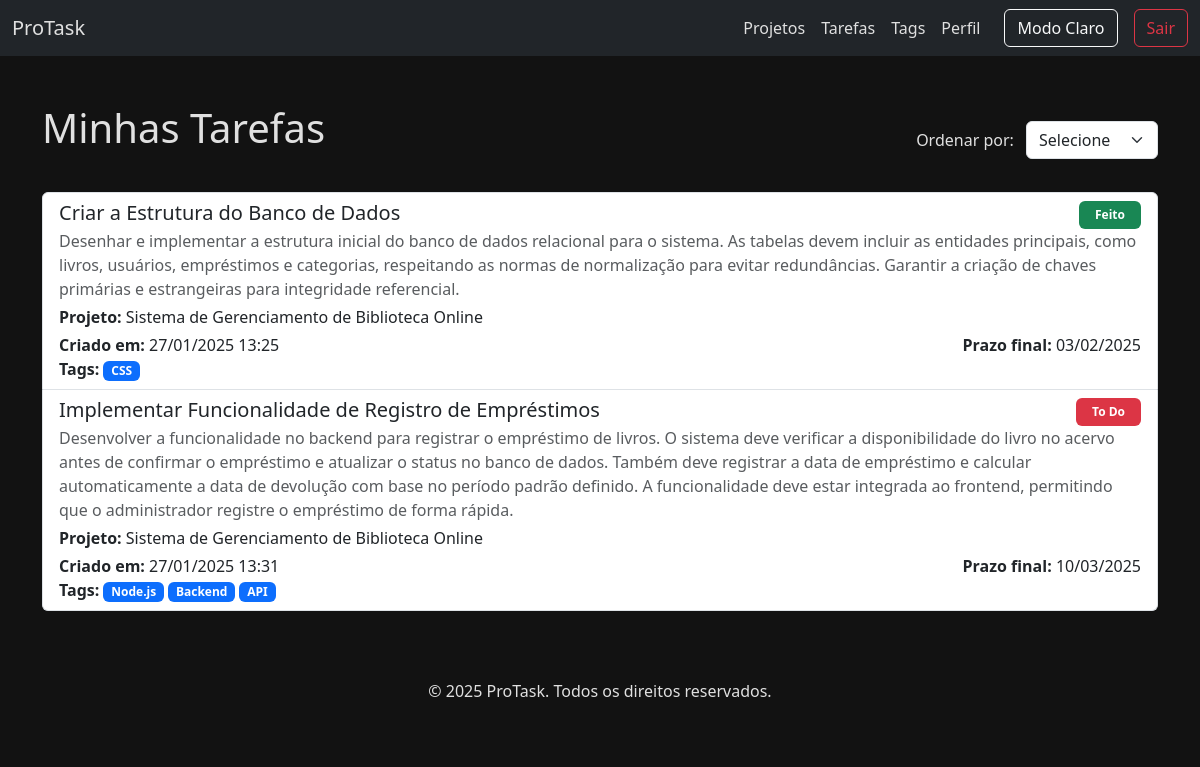
/tarefas (signed in), run on the app's committed database.
### controle_tarefa/models.py (models this page shows, shortened)
class Tarefa(models.Model):
    STATUS = [
        ('To Do', 'todo'),
        ('Em andamento', 'em_andamento'),
        ('Feito', 'feito'),
    ]
    titulo = models.CharField(max_length=200)
    descricao = models.TextField(blank=True, null=True)
    projeto = models.ForeignKey(Projeto, on_delete=models.CASCADE, related_name='tarefas')
    atribuido_a = models.ForeignKey(User, on_delete=models.SET_NULL, null=True, blank=True, related_name='tarefas')
    status = models.CharField(max_length=20, choices=STATUS, default='todo')
    data_criacao = models.DateTimeField(auto_now_add=True)
    data_prazo_final = models.DateField(null=True, blank=True)
    tags = models.ManyToManyField(Tag, related_name='tarefas', blank=True)

class Projeto(models.Model):
    nome = models.CharField(max_length=200)
    descricao = models.TextField(blank=True, null=True)
    criador = models.ForeignKey(User, on_delete=models.CASCADE, related_name='projetos_criados')
    membros = models.ManyToManyField(User, related_name='projetos', blank=True)
    data_criacao = models.DateTimeField(auto_now_add=True)
    tags = models.ManyToManyField(Tag, related_name='projetos', blank=True)

class Tag(models.Model):
    nome = models.CharField(max_length=50, unique=True)
    data_criacao = models.DateTimeField(auto_now_add=True)

### controle_tarefa/views.py (the view)
# urls.py: path('tarefas', views.tarefas, name='tarefas'),
@login_required(login_url='/auth/login')
def tarefas(request):
    usuario_logado = request.user
    tarefas_do_usuario = Tarefa.objects.filter(atribuido_a=usuario_logado).order_by('data_criacao')
    ordenar = request.GET.get('ordenar')
    if ordenar == 'prazo':
        print()
        tarefas_do_usuario = tarefas_do_usuario.order_by('data_prazo_final')
    return HttpResponse(render(request, 'tarefas.html', {'user': usuario_logado, 'tarefas_do_usuario': tarefas_do_usuario}))

### controle_tarefa/templates/tarefas.html (shortened to what this page needs)
{% extends 'base.html' %}
{% block content %}
<div class="container my-5">
    <div class="d-flex justify-content-between align-items-center mb-3">
        <h1 class="mb-4 ">Minhas Tarefas</h1>
        {% if tarefas_do_usuario %}
            <form method="get">
                <label for="ordenar" class="me-2">Ordenar por:</label>
                <select id="ordenar" name="ordenar" class="form-select d-inline-block w-auto" onchange="this.form.submit()">
                    <option value="" {% if not request.GET.ordenar %}selected{% endif %}>Selecione</option>
                </select>
            </form>
        {% endif %}
    </div>
        {% if tarefas_do_usuario %}
        <ul class="list-group">
            {% for tarefa in tarefas_do_usuario %}
                <li class="list-group-item">
                    <div class="d-flex justify-content-between align-items-center">
                        <h5 class="mb-1">{{ tarefa.titulo }}</h5>
                        <span class="badge {% if tarefa.status == 'Feito' %}bg-success{% elif tarefa.status == 'Em andamento' %}bg-warning text-dark{% elif tarefa.status == 'To Do' %}bg-danger{% else %}bg-secondary{% endif %} px-3 py-2">
                            {{ tarefa.status }}
                        </span>
                    </div>
                    <p class="mb-1 text-muted">{{ tarefa.descricao }}</p>
                    <p class="mb-1">
                        <strong>Projeto:</strong> {{ tarefa.projeto.nome }}
                    </p>
                    <div class="d-flex justify-content-between">
                        <span><strong>Criado em:</strong> {{ tarefa.data_criacao|date:"d/m/Y H:i" }}</span>
                        <span class="ms-auto"><strong>Prazo final:</strong> {{ tarefa.data_prazo_final|date:"d/m/Y" }}</span>
                    </div>
                    <p class="mb-0">
                        <strong>Tags:</strong>
                        {% for tag in tarefa.tags.all %}
                            <span class="badge bg-primary">{{ tag.nome }}</span>
                        {% empty %}
                            <span class="text-muted">Nenhuma tag</span>
                        {% endfor %}
                    </p>
                </li>
            {% endfor %}
        </ul>
    {% else %}
        <p class="text-muted">Você ainda não possui tarefas cadastradas.</p>
    {% endif %}
</div>
{% endblock %}

### staticfiles/styles.css (style rules this page uses)
:root { --bg-color-dark: #121212; --text-color-dark: #e0e0e0; --navbar-color-dark: #212529; --card-bg-color-dark: #212529; --bg-color-light: #f8f9fa; --text-color-light: #212529; --navbar-color-light: #e9ecef; --card-bg-color-light: #ffffff; }
body { background-color: var(--bg-color-dark); color: var(--text-color-dark); transition: background-color 0.3s, color 0.3s; }

### data on the page
Tarefa: titulo "Criar a Estrutura do Banco de Dados", status "Feito", descricao "Desenhar e implementar a estrutura inicial do banco de dados relacional para o sistema. As tabelas devem incluir as entidades principais, como livros, usuários, empréstimos e categorias, respeitando as normas de normalização para evitar redundâncias. Garantir a criação de chaves primárias e estrangeiras para integridade referencial.", projeto.nome "Sistema de Gerenciamento de Biblioteca Online", data_criacao "27/01/2025 13:25", data_prazo_final "03/02/2025"
Tag: nome "CSS"
Tarefa: titulo "Implementar Funcionalidade de Registro de Empréstimos", status "To Do", descricao "Desenvolver a funcionalidade no backend para registrar o empréstimo de livros. O sistema deve verificar a disponibilidade do livro no acervo antes de confirmar o empréstimo e atualizar o status no banco de dados. Também deve registrar a data de empréstimo e calcular automaticamente a data de devolução com base no período padrão definido. A funcionalidade deve estar integrada ao frontend, permitindo que o administrador registre o empréstimo de forma rápida.", projeto.nome "Sistema de Gerenciamento de Biblioteca Online", data_criacao "27/01/2025 13:31", data_prazo_final "10/03/2025"
Tag: nome "Node.js"
Tag: nome "Backend"
Tag: nome "API"
